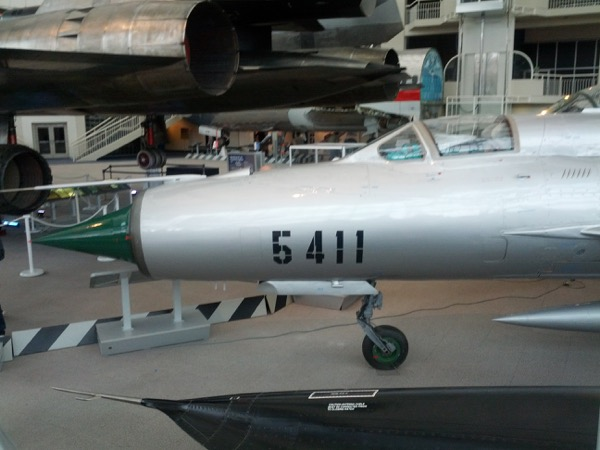
#> input picture filtering/mig_21.jpg, 600 x 450 px
$ python filter.py
#> lines starting #> are read from the running program, lines starting #| are printed output that depends on the picture
import cv2
import numpy as np


def filter2d_probe(gray):
    kernel = np.zeros((3, 3), dtype=np.float32)
    kernel[1][1] = 2
    kernel = kernel - np.ones((3, 3), dtype=np.float32) * 1 / 9
    return cv2.filter2D(gray, -1, kernel)


img = cv2.imread('mig_21.jpg')
#> img is the input picture: shape (450, 600, 3); mean B, G, R 99.7, 101.8, 98
gray = cv2.cvtColor(img, cv2.COLOR_RGB2GRAY)
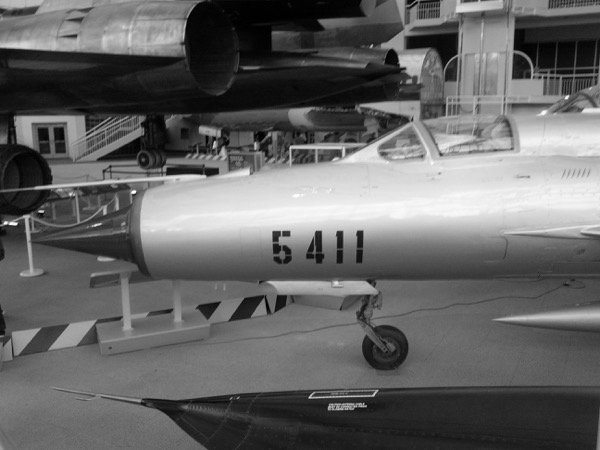
#> gray: shape (450, 600); min 0, max 254, mean 100.7

cv2.imwrite('filter2d.jpg', filter2d_probe(img))
cv2.imwrite('mean_filter.jpg', cv2.medianBlur(img, ksize=15))
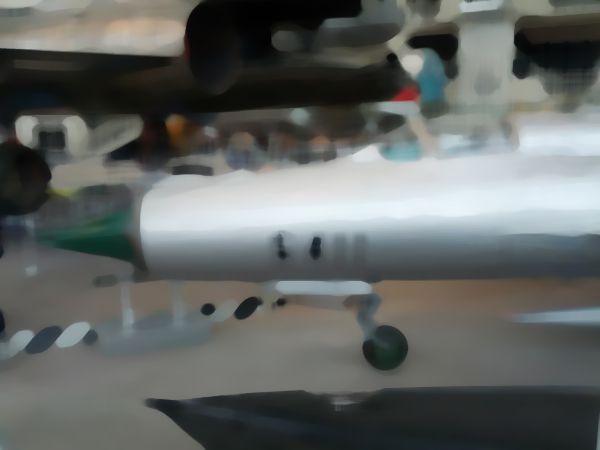
#> saved as mean_filter.jpg: shape (450, 600, 3); mean B, G, R 99.3, 101.5, 97.9
cv2.imwrite('sobel.jpg', cv2.Sobel(gray, -1, 0, 1))
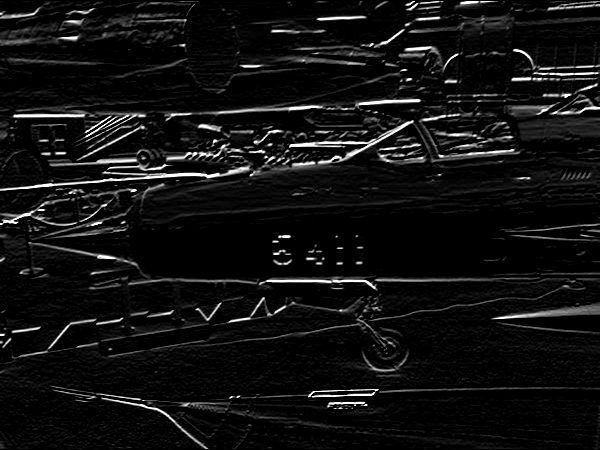
#> saved as sobel.jpg: shape (450, 600); min 0, max 255, mean 16.9
cv2.imwrite('laplasian.jpg',
            cv2.threshold(cv2.Laplacian(cv2.medianBlur(gray, ksize=9), -1), 10, 200,
                          cv2.THRESH_BINARY)[1]
            )
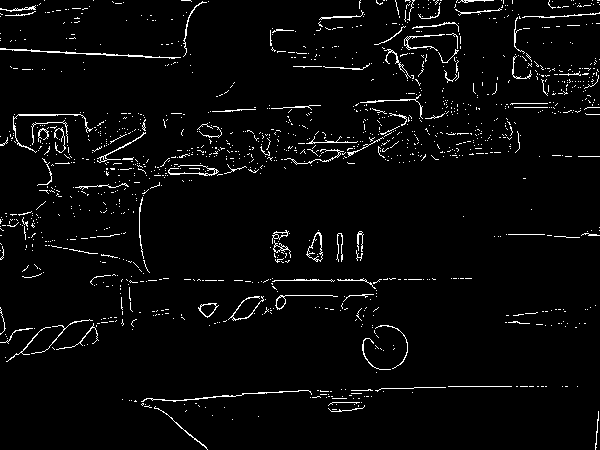
#> saved as laplasian.jpg: shape (450, 600); values 0 (black) and 200 (white), 3.3% white in thin lines or dots

cv2.imwrite('canny.jpg', cv2.Canny(img, 10, 255))
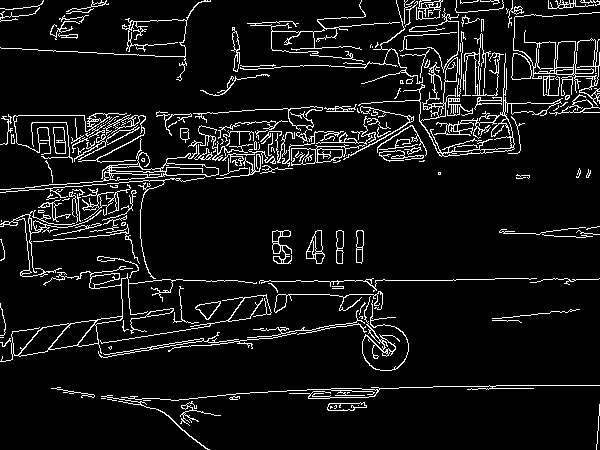
#> saved as canny.jpg: shape (450, 600); 7.7% white in thin lines or dots
